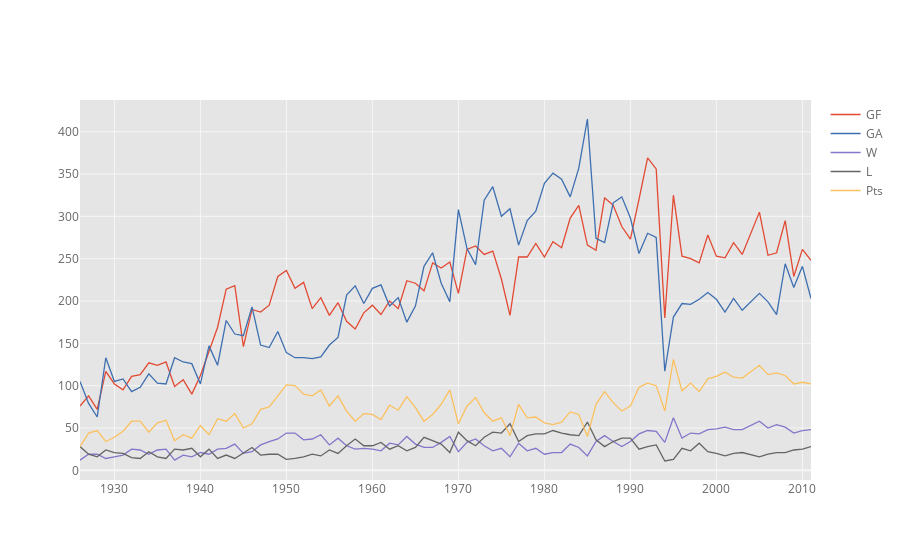

Write notebook code for a chart like this one.
### Code cell
df2[['GF','GA', 'W', 'L', 'Pts', 'year']].iplot(kind='scatter', x='year')
